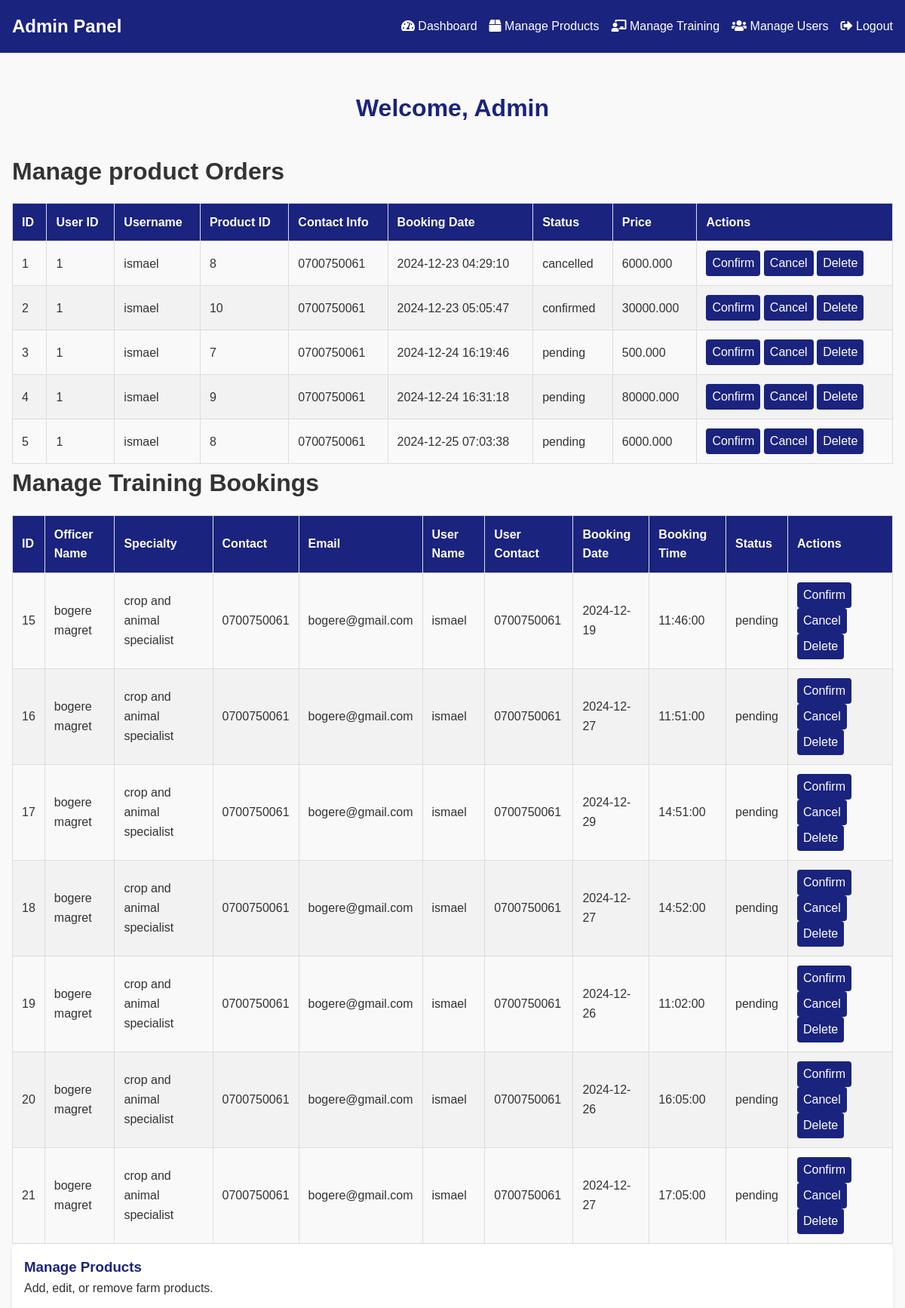
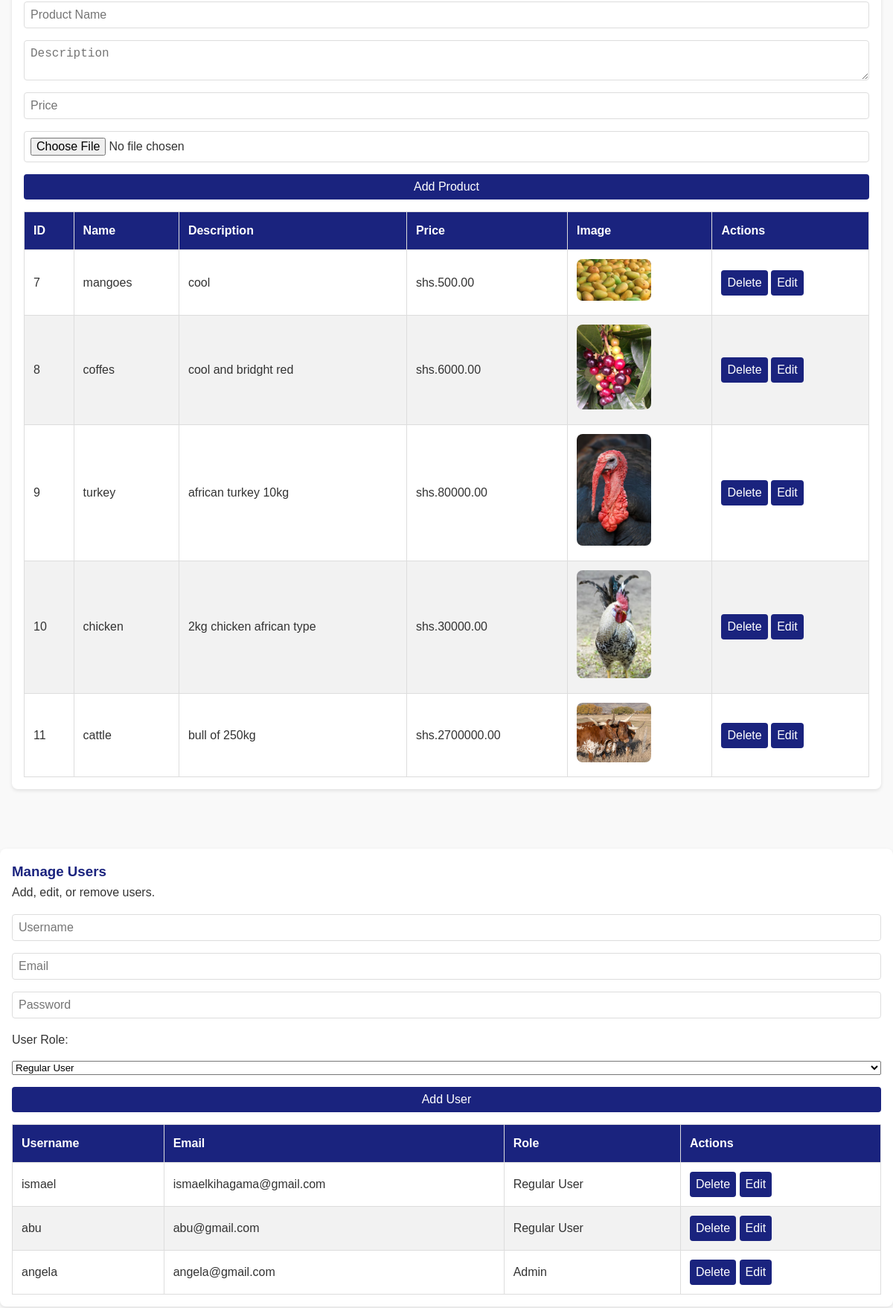
The app's page /admin.php (upper part) with its own data (2 pictures, top to bottom).
### tables this page shows
CREATE TABLE `booking` (
  `id` int(11) NOT NULL,
  `user_id` int(11) NOT NULL,
  `username` varchar(255) NOT NULL,
  `product_id` int(11) NOT NULL,
  `contact_info` varchar(255) NOT NULL,
  `booking_date` timestamp NOT NULL DEFAULT current_timestamp(),
  `status` enum('pending','confirmed','cancelled') DEFAULT 'pending',
  `price` decimal(65,3) NOT NULL
);

CREATE TABLE `bookings` (
  `id` int(11) NOT NULL,
  `officer_id` int(11) NOT NULL,
  `officer_name` varchar(255) NOT NULL,
  `officer_specialty` varchar(255) NOT NULL,
  `officer_contact` varchar(255) DEFAULT NULL,
  `officer_email` varchar(255) DEFAULT NULL,
  `user_id` int(11) NOT NULL,
  `user_name` varchar(255) NOT NULL,
  `user_contact` varchar(255) DEFAULT NULL,
  `booking_date` date NOT NULL,
  `booking_time` time NOT NULL,
  `status` enum('pending','confirmed','cancelled') NOT NULL DEFAULT 'pending'
);

CREATE TABLE `products` (
  `id` int(11) NOT NULL,
  `name` varchar(255) NOT NULL,
  `description` text DEFAULT NULL,
  `image` varchar(255) DEFAULT NULL,
  `price` decimal(10,2) DEFAULT NULL
);

CREATE TABLE `users` (
  `id` int(11) NOT NULL,
  `username` varchar(50) NOT NULL,
  `email` varchar(100) NOT NULL,
  `phone` varchar(15) NOT NULL,
  `district` varchar(100) NOT NULL,
  `password` varchar(255) NOT NULL,
  `created_at` timestamp NOT NULL DEFAULT current_timestamp(),
  `role` enum('1','0','','') NOT NULL DEFAULT '0'
);

### admin.php (the view, shortened to what this page needs)
<?php
include 'connect.php';
?>
<!DOCTYPE html>
<html lang="en">
<head>
    <link rel="stylesheet" href="adm.css">
    <link rel="stylesheet" href="https://cdnjs.cloudflare.com/ajax/libs/font-awesome/5.15.4/css/all.min.css">
</head>
<body>
    <nav>
        <div class="logo">Admin Panel</div>
        <ul id="menu">
            <li><a href="#dashboard"><i class="fas fa-tachometer-alt"></i> Dashboard</a></li>
            <li><a href="#products"><i class="fas fa-box"></i> Manage Products</a></li>
            <li><a href="#training"><i class="fas fa-chalkboard-teacher"></i> Manage Training</a></li>
            <li><a href="#users"><i class="fas fa-users"></i> Manage Users</a></li>
            <li><a href="index.php"><i class="fas fa-sign-out-alt"></i> Logout</a></li>
        </ul>
    </nav>
    <div class="wrapper">
        <div class="admin-container">
            <h1 class="admin-header">Welcome, Admin</h1>
            <h1>Manage product Orders</h1>
            <table border="1">
                <thead>
                    <tr>
                        <th>ID</th>
                        <th>User ID</th>
                        <th>Username</th>
                        <th>Product ID</th>
                        <th>Contact Info</th>
                        <th>Booking Date</th>
                        <th>Status</th>
                        <th>Price</th>
                        <th>Actions</th>
                    </tr>
                </thead>
                <tbody>
                    <?php
                    $result = $conn->query("SELECT * FROM booking");
                    while ($row = $result->fetch_assoc()) { ?>
                        <tr>
                            <td><?php echo $row['id']; ?></td>
                            <td><?php echo $row['user_id']; ?></td>
                            <td><?php echo $row['username']; ?></td>
                            <td><?php echo $row['product_id']; ?></td>
                            <td><?php echo $row['contact_info']; ?></td>
                            <td><?php echo $row['booking_date']; ?></td>
                            <td><?php echo $row['status']; ?></td>
                            <td><?php echo $row['price']; ?></td>
                            <td>
                                <form method="POST" style="display:inline;" action="admin_actions.php">
                                    <button type="submit">Confirm</button>
                                </form>
                                <form method="POST" style="display:inline;" action="admin_actions.php">
                                    <button type="submit">Cancel</button>
                                </form>
                                <form method="POST" style="display:inline;" action="admin_actions.php">
                                    <button type="submit">Delete</button>
                                </form>
                            </td>
                        </tr>
                    <?php } ?>
                </tbody>
            </table>
            <h1>Manage Training Bookings</h1>
            <table>
                <thead>
                    <tr>
                        <th>ID</th>
                        <th>Officer Name</th>
                        <th>Specialty</th>
                        <th>Contact</th>
                        <th>Email</th>
                        <th>User Name</th>
                        <th>User Contact</th>
                        <th>Booking Date</th>
                        <th>Booking Time</th>
                        <th>Status</th>
                        <th>Actions</th>
                    </tr>
                </thead>
                <tbody>
                    <?php
                    $sql = "SELECT * FROM bookings";
                    $result = $conn->query($sql);
                    if ($result->num_rows > 0) {
                        while ($row = $result->fetch_assoc()) {
                            echo "<tr>
                        <td>{$row['id']}</td>
                        <td>{$row['officer_name']}</td>
                        <td>{$row['officer_specialty']}</td>
                        <td>{$row['officer_contact']}</td>
                        <td>{$row['officer_email']}</td>
                        <td>{$row['user_name']}</td>
                        <td>{$row['user_contact']}</td>
                        <td>{$row['booking_date']}</td>
                        <td>{$row['booking_time']}</td>
                        <td>{$row['status']}</td>
                        <td>
                            <form method='POST' style='display:inline;' action='trainingactions.php'>
                                <input type='hidden' name='booking_id' value='{$row['id']}'>
                                <input type='hidden' name='action' value='confirm'>
                                <button type='submit' class='btn-action btn-confirm'>Confirm</button>
                            </form>
                            <form method='POST' style='display:inline;' action='trainingactions.php'>
                                <input type='hidden' name='booking_id' value='{$row['id']}'>
                                <input type='hidden' name='action' value='cancel'>
                                <button type='submit' class='btn-action btn-cancel'>Cancel</button>
                            </form>
                            <form method='POST' style='display:inline;' action='trainingactions.php'>
                                <input type='hidden' name='booking_id' value='{$row['id']}'>
                                <input type='hidden' name='action' value='delete'>
                                <button type='submit' class='btn-action btn-delete'>Delete</button>
                            </form>
                        </td>
                    </tr>";
                        }
                    } else {
                        echo "<tr><td colspan='11'>No bookings found.</td></tr>";
                    }
                    ?>
                </tbody>
            </table>
            <div class="card" id="products">
                <h3>Manage Products</h3>
                <p>Add, edit, or remove farm products.</p>
                <form action="product_actions.php" method="POST" enctype="multipart/form-data">
                    <input type="text" name="name" placeholder="Product Name" required>
                    <textarea name="description" placeholder="Description" required></textarea>
                    <input type="number" name="price" placeholder="Price" required step="0.01">
                    <input type="file" name="image" accept="image/*" required>
                    <button type="submit">Add Product</button>
                </form>
                <table>
                    <thead>
                        <tr>
                            <th>ID</th>
                            <th>Name</th>
                            <th>Description</th>
                            <th>Price</th>
                            <th>Image</th>
                            <th>Actions</th>
                        </tr>
                    </thead>
                    <tbody>
                        <?php
                        $result = $conn->query("SELECT * FROM products");
                        while ($row = $result->fetch_assoc()) {
                            $imagePath = htmlspecialchars($row['image']);
                            echo "<tr>
                        <td>{$row['id']}</td>
                            <td>{$row['name']}</td>
                            <td>{$row['description']}</td>
                            <td>shs.{$row['price']}</td>
                            <td><img src='$imagePath' alt='Product Image' width='100'></td>
                            <td>
                                <form action='product_actions.php' method='POST' style='display:inline;'>
                                    <input type='hidden' name='action' value='delete'>
                                    <input type='hidden' name='id' value='{$row['id']}'>
                                    <button type='submit'>Delete</button>
                                </form>
                                <form action='product_edit.php' method='GET' style='display:inline;'>
                                    <input type='hidden' name='id' value='{$row['id']}'>
                                    <button type='submit'>Edit</button>
                                </form>
                            </td>
                        </tr>";
                        }
                        ?>
                    </tbody>
                </table>
            </div>
        </div>
        <div class="card" id="users">
            <h3>Manage Users</h3>
            <p>Add, edit, or remove users.</p>
            <form action="user_actions.php" method="POST">
                <input type="text" name="username" placeholder="Username" required>
                <input type="email" name="email" placeholder="Email" required>
                <input type="password" name="password" placeholder="Password" required>
                <label for="role">User Role:</label>
                <select name="role" id="role" required>
                    <option value="0">Regular User</option>
                </select>
                <button type="submit">Add User</button>
            </form>
            <table>
                <thead>
                    <tr>
                        <th>Username</th>
                        <th>Email</th>
                        <th>Role</th>
                        <th>Actions</th>
                    </tr>
                </thead>
                <tbody>
                    <?php
                    $userResult = $conn->query("SELECT * FROM users");
                    while ($user = $userResult->fetch_assoc()) {
                        $role = $user['role'] == 1 ? 'Admin' : 'Regular User';
                        echo "<tr>
                            <td>{$user['username']}</td>
                            <td>{$user['email']}</td>
                            <td>{$role}</td>
                            <td>
                                <form action='user_actions.php' method='POST' style='display:inline;'>
                                    <input type='hidden' name='action' value='delete'>
                                    <input type='hidden' name='id' value='{$user['id']}'>
                                    <button type='submit'>Delete</button>
                                </form>
                                <form action='user_edit.php' method='GET' style='display:inline;'>
                                    <input type='hidden' name='id' value='{$user['id']}'>
                                    <button type='submit'>Edit</button>
                                </form>
                            </td>
                        </tr>";
                    }
                    ?>
                </tbody>
            </table>
        </div>
    </div>
</body>
</html>

### adm.css (style rules this page uses)
* { margin: 0; padding: 0; box-sizing: border-box; }
body { font-family: 'Arial', sans-serif; background-color: #f9f9f9; color: #333; line-height: 1.6; overflow-x: hidden; }
body .wrapper { width: 100%; overflow-x: auto; }
nav { background: #1a237e; color: #fff; padding: 1rem; display: flex; justify-content: space-between; align-items: center; position: sticky; top: 0; z-index: 1000; }
nav .logo { font-size: 1.5rem; font-weight: bold; }
nav ul { list-style: none; display: flex; gap: 1rem; }
nav ul li a { color: white; text-decoration: none; font-size: 1rem; transition: color 0.3s; }
.admin-container { max-width: 1200px; margin: 2rem auto; padding: 1rem; }
.admin-header { text-align: center; font-size: 2rem; margin-bottom: 2rem; color: #1a237e; }
.card { background: white; border-radius: 8px; box-shadow: 0 2px 5px rgba(0, 0, 0, 0.1); padding: 1rem; margin-bottom: 2rem; }
.card h3 { color: #1a237e; }
form { display: flex; flex-direction: column; gap: 1rem; margin-top: 1rem; }
form input, form textarea, form button { padding: 0.5rem; font-size: 1rem; border: 1px solid #ddd; border-radius: 4px; }
form button { background: #1a237e; color: white; cursor: pointer; border: none; transition: background 0.3s; }
table { width: 100%; border-collapse: collapse; margin-top: 1rem; }
table thead { background: #1a237e; color: white; }
table th, table td { padding: 0.75rem; text-align: left; border: 1px solid #ddd; }
table tr:nth-child(even) { background: #f2f2f2; }
table img { border-radius: 8px; }
button { cursor: pointer; padding: 0.5rem 1rem; font-size: 0.9rem; border: none; border-radius: 4px; }

### records on screen
booking: id "1", user "1", username "ismael", product "8", contact_info "0700750061", booking_date "2024-12-23 04:29:10", status "cancelled", price "6000.000"
booking: id "2", user "1", username "ismael", product "10", contact_info "0700750061", booking_date "2024-12-23 05:05:47", status "confirmed", price "30000.000"
booking: id "3", user "1", username "ismael", product "7", contact_info "0700750061", booking_date "2024-12-24 16:19:46", status "pending", price "500.000"
booking: id "4", user "1", username "ismael", product "9", contact_info "0700750061", booking_date "2024-12-24 16:31:18", status "pending", price "80000.000"
booking: id "5", user "1", username "ismael", product "8", contact_info "0700750061", booking_date "2024-12-25 07:03:38", status "pending", price "6000.000"
bookings: id "15", officer_name "bogere magret", officer_specialty "crop and animal specialist", officer_contact "0700750061", officer_email "bogere@gmail.com", user_name "ismael", user_contact "0700750061", booking_date "2024-12-19", booking_time "11:46:00", status "pending"
bookings: id "16", officer_name "bogere magret", officer_specialty "crop and animal specialist", officer_contact "0700750061", officer_email "bogere@gmail.com", user_name "ismael", user_contact "0700750061", booking_date "2024-12-27", booking_time "11:51:00", status "pending"
bookings: id "17", officer_name "bogere magret", officer_specialty "crop and animal specialist", officer_contact "0700750061", officer_email "bogere@gmail.com", user_name "ismael", user_contact "0700750061", booking_date "2024-12-29", booking_time "14:51:00", status "pending"
bookings: id "18", officer_name "bogere magret", officer_specialty "crop and animal specialist", officer_contact "0700750061", officer_email "bogere@gmail.com", user_name "ismael", user_contact "0700750061", booking_date "2024-12-27", booking_time "14:52:00", status "pending"
bookings: id "19", officer_name "bogere magret", officer_specialty "crop and animal specialist", officer_contact "0700750061", officer_email "bogere@gmail.com", user_name "ismael", user_contact "0700750061", booking_date "2024-12-26", booking_time "11:02:00", status "pending"
bookings: id "20", officer_name "bogere magret", officer_specialty "crop and animal specialist", officer_contact "0700750061", officer_email "bogere@gmail.com", user_name "ismael", user_contact "0700750061", booking_date "2024-12-26", booking_time "16:05:00", status "pending"
bookings: id "21", officer_name "bogere magret", officer_specialty "crop and animal specialist", officer_contact "0700750061", officer_email "bogere@gmail.com", user_name "ismael", user_contact "0700750061", booking_date "2024-12-27", booking_time "17:05:00", status "pending"
products: id "7", name "mangoes", description "cool", price "500.00", image (picture)
products: id "8", name "coffes", description "cool and bridght red", price "6000.00", image (picture)
products: id "9", name "turkey", description "african turkey 10kg", price "80000.00", image (picture)
products: id "10", name "chicken", description "2kg chicken african type", price "30000.00", image (picture)
products: id "11", name "cattle", description "bull of 250kg", price "2700000.00", image (picture)
users: username "ismael", email "ismaelkihagama@gmail.com", role "Regular User"
users: username "abu", email "abu@gmail.com", role "Regular User"
users: username "angela", email "angela@gmail.com", role "Admin"
